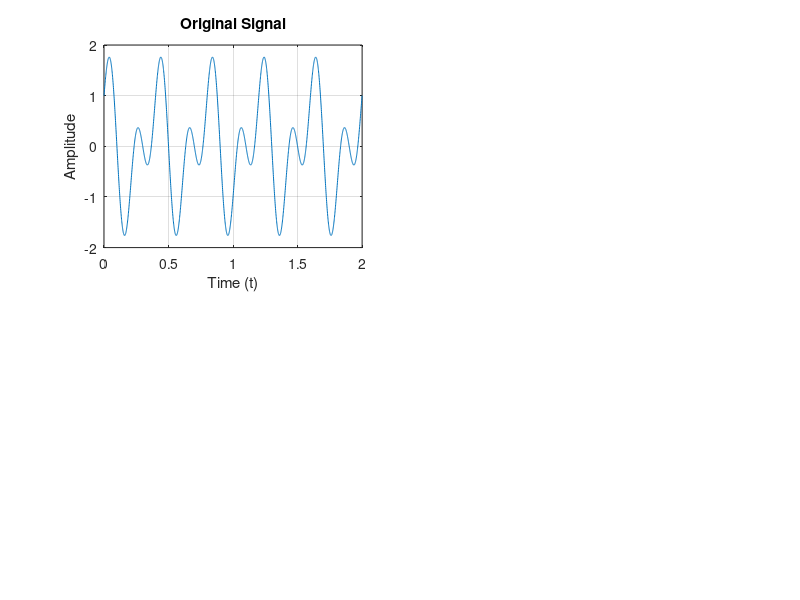

Reproduce this figure in MATLAB. (Note: this script raises an error after producing the figure.)
clc;
clear;

% Part 7.1: Original Signal Plot
t_fine = 0:0.001:2;
Ts = 0.1;
t_samples = 0:Ts:2;
x = cos(5 * pi * t_fine) + sin(10 * pi * t_fine);

figure;

% Part 7.1: Original Signal Plot
subplot(2, 2, 1);
plot(t_fine, x);
title('Original Signal');
xlabel('Time (t)');
ylabel('Amplitude');
grid on;

% a) Zero-Order Hold Reconstruction
% Resample x to match the length of t_samples
x_resampled = interp1(t_fine, x, t_samples, 'linear');
x_zero_order_hold = interp1(t_samples, x_resampled, t_fine, 'previous');

% b) Linear Interpolation Reconstruction
x_linear_interpolation = interp1(t_samples, x_resampled, t_fine, 'linear');

% c) Sinc Interpolation Reconstruction
x_sinc_recon = sinc_recon(t_samples, x_resampled, Ts, t_fine);

% Plot reconstructed signals
subplot(2, 2, 2);
plot(t_samples, x_resampled, 'bo', 'MarkerSize', 6, 'MarkerFaceColor', 'b');
hold on;
plot(t_fine, x_zero_order_hold, 'r', 'LineWidth', 2);
title('Zero-Order Hold Reconstruction');
xlabel('Time (t)');
ylabel('Amplitude');
grid on;

subplot(2, 2, 3);
plot(t_samples, x_resampled, 'bo', 'MarkerSize', 6, 'MarkerFaceColor', 'b');
hold on;
plot(t_fine, x_linear_interpolation, 'g', 'LineWidth', 2);
title('Linear Interpolation Reconstruction');
xlabel('Time (t)');
ylabel('Amplitude');
grid on;

subplot(2, 2, 4);
plot(t_samples, x_resampled, 'bo', 'MarkerSize', 6, 'MarkerFaceColor', 'b');
hold on;
plot(t_fine, x_sinc_recon, 'm', 'LineWidth', 2);
title('Sinc Interpolation Reconstruction');
xlabel('Time (t)');
ylabel('Amplitude');
grid on;

% Calculate and display MAE for each reconstruction method in the interval [0.25, 1.75]
interval_start = 0.25;
interval_end = 1.75;

mae_zero_order_hold = max(abs(x(interval_start/Ts+1:interval_end/Ts+1) - x_zero_order_hold(interval_start/Ts+1:interval_end/Ts+1)));
mae_linear_interpolation = max(abs(x(interval_start/Ts+1:interval_end/Ts+1) - x_linear_interpolation(interval_start/Ts+1:interval_end/Ts+1)));
mae_sinc_interpolation = max(abs(x(interval_start/Ts+1:interval_end/Ts+1) - x_sinc_recon(interval_start/Ts+1:interval_end/Ts+1)));

fprintf('MAE for Zero-Order Hold Reconstruction: %f\n', mae_zero_order_hold);
fprintf('MAE for Linear Interpolation Reconstruction: %f\n', mae_linear_interpolation);
fprintf('MAE for Sinc Interpolation Reconstruction: %f\n', mae_sinc_interpolation);

% Helper function for sinc interpolation
function xr = sinc_recon(n, xn, Ts, t_fine)
    omega_s = 2 * pi / Ts;
    omega_c = omega_s / 2; % Cut-off frequency
    xr = zeros(size(t_fine));
    for i = 1:length(t_fine)
        t = t_fine(i);
        % Restrict summation to [0, 2]
        for j = max(1, floor((t - 2) / Ts)):min(length(n), ceil(t / Ts))
            xr(i) = xr(i) + xn(j) * sin(omega_c * (t - n(j) * Ts)) / (pi * (t - n(j) * Ts));
        end
    end
end
